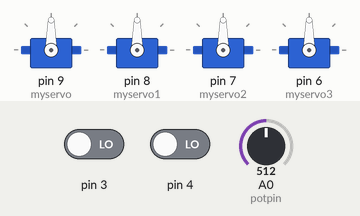
Simulated run of this sketch. Board: Arduino Uno, built with avr-gcc and run on an emulated ATmega328P. Shown: 4 × servo. The test bench sets the inputs (shaded band); at power-on: A0 (potpin) = 512, pin 3 LOW, pin 4 LOW.

Above: at 1.2 s.
1.3 s: A0 (potpin) set to 716
At 1.6 s:
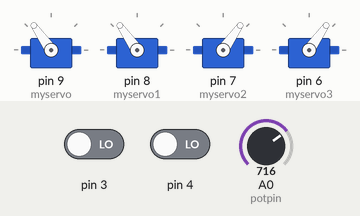
2.8 s: pin 3 driven HIGH
At 4.0 s:
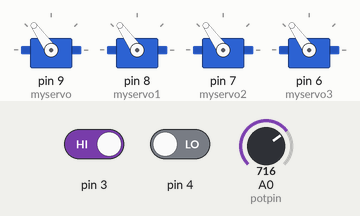
4.3 s: A0 (potpin) set to 900
At 5.1 s:
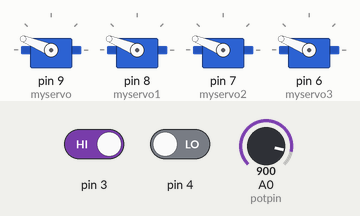
5.8 s: pin 3 driven LOW
At 6.2 s:
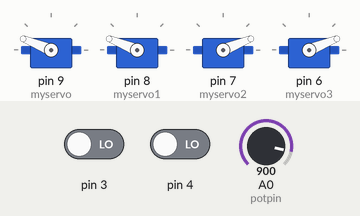
7.3 s: pin 4 driven HIGH
At 8.5 s:
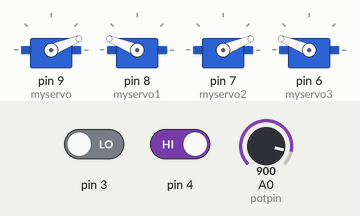
8.8 s: A0 (potpin) set to 1023
At 9.7 s:
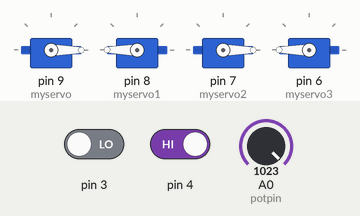
Timing chart, 0 to 11.3 s (numbered marks = the images above; inputs shaded):
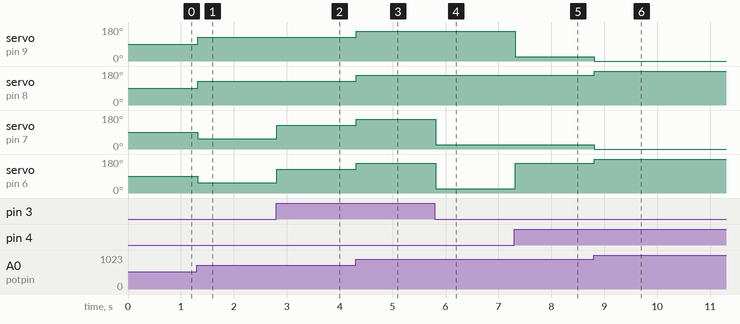

The sketch:

servo_test.ino
```cpp
#include <Servo.h>

Servo myservo;  // create servo object to control a servo
Servo myservo1;  // create servo object to control a servo
Servo myservo2;  // create servo object to control a servo
Servo myservo3;  // create servo object to control a servo

int potpin = 0;  // analog pin used to connect the potentiometer
int val;    // variable to read the value from the analog pin

int buttonState1 = 0;  // variable for reading the pushbutton status
int buttonState2 = 0;  // variable for reading the pushbutton status

void setup() {
  myservo.attach(9);  // attaches the servo on pin 9 to the servo object
  myservo1.attach(8);  // attaches the servo on pin 9 to the servo object
  myservo2.attach(7);  // attaches the servo on pin 9 to the servo object
  myservo3.attach(6);  // attaches the servo on pin 9 to the servo object

  pinMode(3, INPUT);
  pinMode(4, INPUT);
}

void loop() {
  buttonState1 = digitalRead(3);
  buttonState2 = digitalRead(4);

  if (buttonState1 == HIGH) { // One side up other down
    val = analogRead(potpin);            // reads the value of the potentiometer (value between 0 and 1023)
    val = map(val, 0, 1023, 0, 180);     // scale it to use it with the servo (value between 0 and 180)
    myservo.write(val);                  // sets the servo position according to the scaled value
    myservo1.write(val);
    myservo2.write(val);
    myservo3.write(val);
    delay(15);                           // waits for the servo to get there
  }
  else if (buttonState2 == HIGH) { // Front up, back down
    val = analogRead(potpin);            // reads the value of the potentiometer (value between 0 and 1023)
    val = map(val, 0, 1023, 0, 180);     // scale it to use it with the servo (value between 0 and 180)
    myservo.write(180-val);                  // sets the servo position according to the scaled value
    myservo1.write(val);
    myservo2.write(180-val);
    myservo3.write(val);
    delay(15);                           // waits for the servo to get there
  }
  else { // Up and down all together
    val = analogRead(potpin);            // reads the value of the potentiometer (value between 0 and 1023)
    val = map(val, 0, 1023, 0, 180);     // scale it to use it with the servo (value between 0 and 180)
    myservo.write(val);                  // sets the servo position according to the scaled value
    myservo1.write(val);
    myservo2.write(180-val);
    myservo3.write(180-val);
    delay(15);                           // waits for the servo to get there
  }
}
```

Measured:
- after the input at 1.3 s, servo on pin 9 (myservo), servo on pin 8 (myservo1): 90° → 125° at once; servo on pin 7 (myservo2), servo on pin 6 (myservo3): 90° → 55° at once
- after the input at 2.8 s, servo on pin 7 (myservo2), servo on pin 6 (myservo3): 55° → 125° at once
- after the input at 4.3 s, servo on pin 9 (myservo), servo on pin 8 (myservo1), servo on pin 7 (myservo2), servo on pin 6 (myservo3): 125° → 158° at once
- after the input at 5.8 s, servo on pin 7 (myservo2), servo on pin 6 (myservo3): 158° → 22° at once
- after the input at 7.3 s, servo on pin 9 (myservo): 158° → 22° at once; servo on pin 6 (myservo3): 22° → 158° at once
- after the input at 8.8 s, servo on pin 9 (myservo), servo on pin 7 (myservo2): 22° → 0° at once; servo on pin 8 (myservo1), servo on pin 6 (myservo3): 158° → 180° at once
